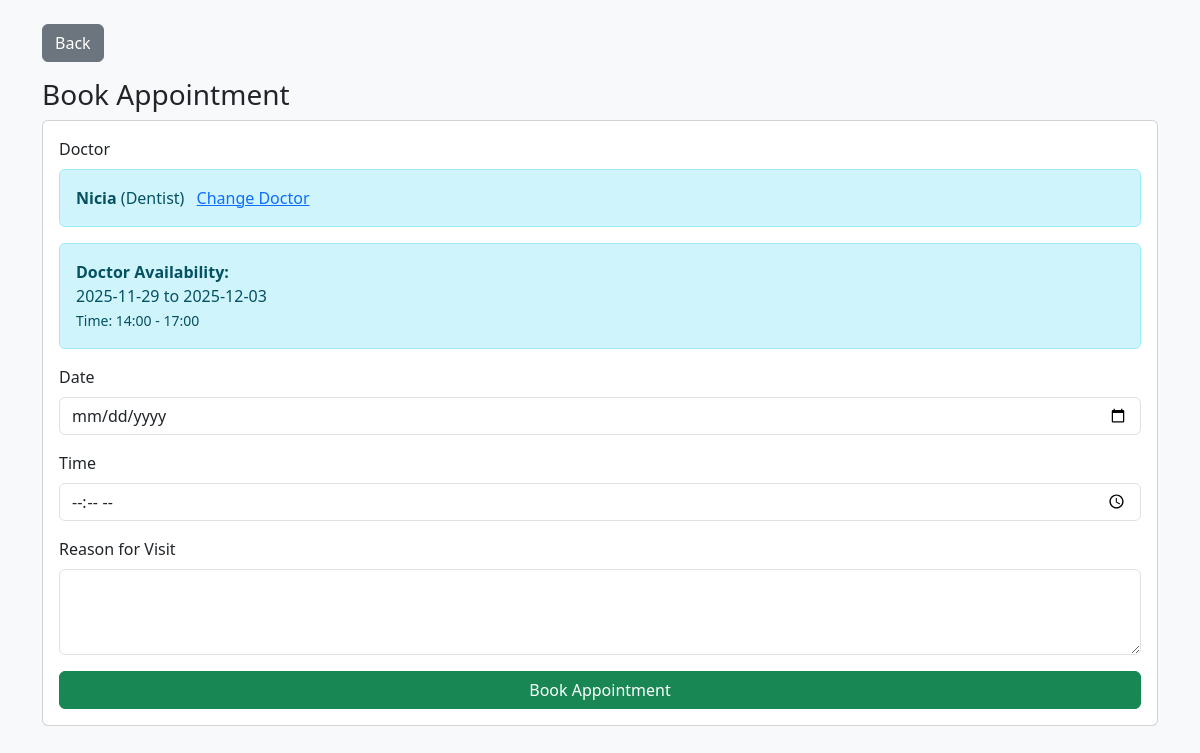
Page /patient/book_appointment?doctor_id=4 (signed in) on the committed database.
### models.py (models this page shows, shortened)
class Doctor(db.Model):
    __tablename__ = 'doctor'
    id = db.Column(db.Integer, primary_key=True)
    name = db.Column(db.String(150), nullable=False)
    email = db.Column(db.String(150), unique=True, nullable=False)
    phone = db.Column(db.String(50))
    department_id = db.Column(db.Integer, db.ForeignKey('department.id'), nullable=True)
    specialization = db.Column(db.String(150))
    password_hash = db.Column(db.String(255), nullable=False)
    is_blacklisted = db.Column(db.Boolean, default=False)
    created_at = db.Column(db.DateTime, default=datetime.utcnow)
    department = db.relationship('Department', back_populates='doctors')
    appointments = db.relationship('Appointment', back_populates='doctor', cascade='all, delete-orphan')
    availability = db.relationship('DoctorAvailability', back_populates='doctor', cascade='all, delete-orphan')

class DoctorAvailability(db.Model):
    __tablename__ = 'doctor_availability'
    id = db.Column(db.Integer, primary_key=True)
    doctor_id = db.Column(db.Integer, db.ForeignKey('doctor.id'), nullable=False)
    start_date = db.Column(db.String(10), nullable=False)    # 'YYYY-MM-DD' - from date
    end_date = db.Column(db.String(10), nullable=False)      # 'YYYY-MM-DD' - to date
    start_time = db.Column(db.String(5), nullable=False)  # 'HH:MM'
    end_time = db.Column(db.String(5), nullable=False)    # 'HH:MM'
    created_at = db.Column(db.DateTime, default=datetime.utcnow)
    doctor = db.relationship('Doctor', back_populates='availability')
    doctor = db.relationship('Doctor', back_populates='availability')

### controllers/control_auth.py (the view, shortened to what this page needs)
@app.route('/patient/book_appointment', methods=['GET', 'POST'])
@role_required('patient')
def patient_book_appointment():
    from models import Appointment
    pat_id = session.get('user_id')
    selected_doctor_id = request.args.get('doctor_id')
    doctors = Doctor.query.filter_by(is_blacklisted=False).all()
    selected_doctor = None
    availability = []
    if selected_doctor_id:
        selected_doctor = Doctor.query.get(int(selected_doctor_id))
        from models import DoctorAvailability
        try:
            availability = DoctorAvailability.query.filter_by(doctor_id=int(selected_doctor_id)).all()
        except Exception:
            availability = []
    return render_template('patient/book_appointment.html', doctors=doctors, selected_doctor=selected_doctor, selected_doctor_id=selected_doctor_id, availability=availability)

### controllers/control_auth.py (called while the page is built, shortened)
def role_required(required_role):
    from functools import wraps
    def wrapper(f):
        @wraps(f)
        def decorated(*args, **kwargs):
            if 'role' not in session:
                flash("Please login to continue.", "warning")
                return redirect(url_for('login'))
            return f(*args, **kwargs)
        return decorated
    return wrapper

### templates/patient/book_appointment.html (shortened to what this page needs)
<!doctype html>
<html>
  <head>
    <link href="https://cdn.jsdelivr.net/npm/bootstrap@5.3.0/dist/css/bootstrap.min.css" rel="stylesheet">
  </head>
  <body class="bg-light">
    <div class="container mt-4">
      <a class="btn btn-secondary mb-3" href="{{ url_for('patient_search_doctors') }}">Back</a>
      <h3>Book Appointment</h3>
      <div class="card">
        <div class="card-body">
          <form method="post" action="{{ url_for('patient_book_appointment') }}">
            <div class="mb-3">
              <label class="form-label">Doctor</label>
              {% if selected_doctor %}
                <div class="alert alert-info mb-0">
                  <strong>{{ selected_doctor.name }}</strong> ({{ selected_doctor.specialization }})
                  <a href="{{ url_for('patient_search_doctors') }}" class="ms-2">Change Doctor</a>
                </div>
              {% endif %}
            </div>
            {% if selected_doctor_id %}
              <div class="mb-3">
                <div class="alert alert-info">
                  <strong>Doctor Availability:</strong><br>
                  {% for av in availability %}
                    <p class="mb-0">{{ av.start_date }} to {{ av.end_date }}<br><small>Time: {{ av.start_time }} - {{ av.end_time }}</small></p>
                  {% else %}
                    <p class="mb-0 text-muted">No availability set</p>
                  {% endfor %}
                </div>
              </div>
            {% endif %}
            <div class="mb-3">
              <label class="form-label">Date</label>
              <input type="date" name="date" class="form-control" required>
            </div>
            <div class="mb-3">
              <label class="form-label">Time</label>
              <input type="time" name="time" class="form-control" required>
            </div>
            <div class="mb-3">
              <label class="form-label">Reason for Visit</label>
              <textarea name="reason" class="form-control" rows="3"></textarea>
            </div>
            <div class="d-grid">
              <button type="submit" class="btn btn-success">Book Appointment</button>
            </div>
          </form>
        </div>
      </div>
    </div>
  </body>
</html>

### rows in the picture
Doctor: name "Nicia", specialization "Dentist"
DoctorAvailability: start_date "2025-11-29", end_date "2025-12-03", start_time "14:00", end_time "17:00"
